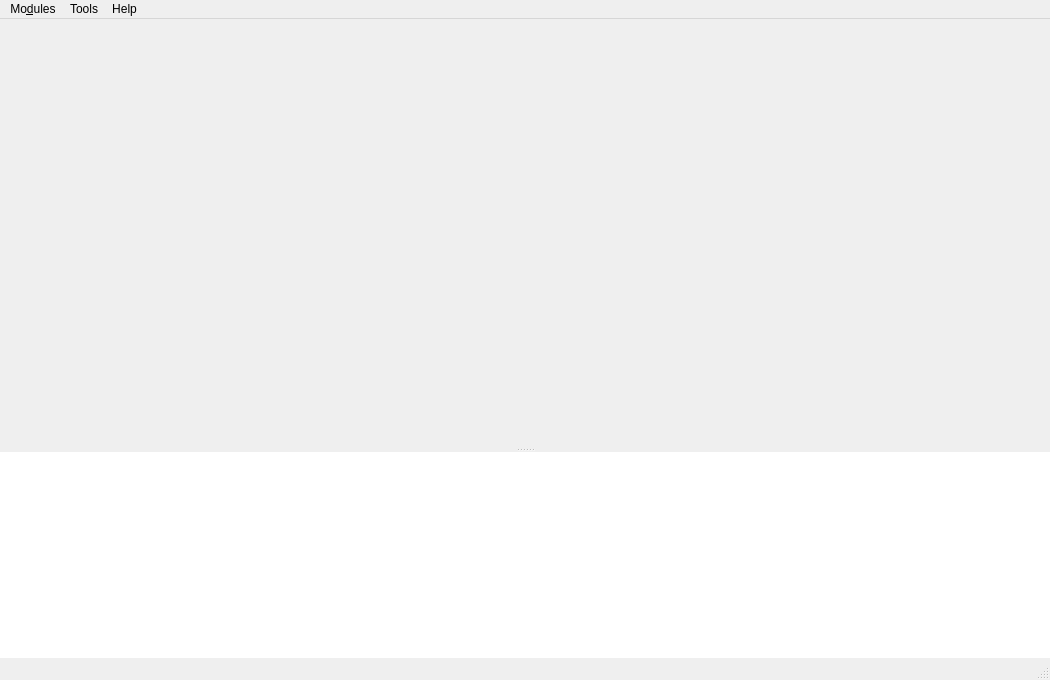
<?xml version="1.0" encoding="UTF-8"?>
<ui version="4.0">
 <class>MainWindow</class>
 <widget class="QMainWindow" name="MainWindow">
  <property name="geometry">
   <rect>
    <x>0</x>
    <y>0</y>
    <width>1050</width>
    <height>680</height>
   </rect>
  </property>
  <property name="windowTitle">
   <string>MainWindow</string>
  </property>
  <property name="styleSheet">
   <string notr="true">QMainWindow::separator {
  width: 1px;
}

QToolButton {
	font-size: 13px;
}
</string>
  </property>
  <widget class="QWidget" name="centralWidget">
   <layout class="QVBoxLayout" name="verticalLayout">
    <property name="leftMargin">
     <number>0</number>
    </property>
    <property name="topMargin">
     <number>0</number>
    </property>
    <property name="rightMargin">
     <number>0</number>
    </property>
    <property name="bottomMargin">
     <number>0</number>
    </property>
    <item>
     <widget class="QSplitter" name="splitter">
      <property name="orientation">
       <enum>Qt::Vertical</enum>
      </property>
      <widget class="QFrame" name="frame">
       <property name="sizePolicy">
        <sizepolicy hsizetype="Expanding" vsizetype="Expanding">
         <horstretch>0</horstretch>
         <verstretch>0</verstretch>
        </sizepolicy>
       </property>
       <property name="frameShape">
        <enum>QFrame::NoFrame</enum>
       </property>
       <layout class="QHBoxLayout" name="horizontalLayout">
        <property name="leftMargin">
         <number>0</number>
        </property>
        <property name="topMargin">
         <number>0</number>
        </property>
        <property name="rightMargin">
         <number>0</number>
        </property>
        <property name="bottomMargin">
         <number>0</number>
        </property>
        <item>
         <widget class="MainPlotWidget" name="plotWidget" native="true">
          <property name="minimumSize">
           <size>
            <width>500</width>
            <height>400</height>
           </size>
          </property>
         </widget>
        </item>
       </layout>
      </widget>
      <widget class="QPlainTextEdit" name="loggerWidget">
       <property name="frameShape">
        <enum>QFrame::NoFrame</enum>
       </property>
       <property name="frameShadow">
        <enum>QFrame::Plain</enum>
       </property>
       <property name="lineWidth">
        <number>1</number>
       </property>
       <property name="readOnly">
        <bool>true</bool>
       </property>
       <property name="tabStopWidth">
        <number>120</number>
       </property>
      </widget>
     </widget>
    </item>
   </layout>
  </widget>
  <widget class="QMenuBar" name="menubar">
   <property name="geometry">
    <rect>
     <x>0</x>
     <y>0</y>
     <width>1050</width>
     <height>22</height>
    </rect>
   </property>
   <widget class="QMenu" name="menuModules">
    <property name="title">
     <string>Mo&amp;dules</string>
    </property>
    <widget class="QMenu" name="menuModulesQuanty">
     <property name="title">
      <string>&amp;Quanty</string>
     </property>
     <addaction name="quantyOpenPreferencesDialogAction"/>
     <addaction name="separator"/>
     <addaction name="quantySaveInputAction"/>
     <addaction name="quantySaveInputAsAction"/>
     <addaction name="separator"/>
     <addaction name="quantySaveAllCalculationsAsAction"/>
     <addaction name="quantyRemoveAllCalculationsAction"/>
     <addaction name="separator"/>
     <addaction name="quantyLoadCalculationsAction"/>
     <addaction name="separator"/>
     <addaction name="quantyModuleHideAction"/>
    </widget>
    <addaction name="menuModulesQuanty"/>
   </widget>
   <widget class="QMenu" name="menuHelp">
    <property name="title">
     <string>Help</string>
    </property>
    <addaction name="openAboutDialogAction"/>
   </widget>
   <widget class="QMenu" name="menuTools">
    <property name="title">
     <string>Tools</string>
    </property>
    <addaction name="loadExperimentalSpectrumAction"/>
   </widget>
   <addaction name="menuModules"/>
   <addaction name="menuTools"/>
   <addaction name="menuHelp"/>
  </widget>
  <widget class="QStatusBar" name="statusbar">
   <property name="enabled">
    <bool>true</bool>
   </property>
  </widget>
  <action name="quantySaveInputAction">
   <property name="text">
    <string>Save Input</string>
   </property>
   <property name="toolTip">
    <string>Save the Quanty Input File</string>
   </property>
  </action>
  <action name="quantySaveInputAsAction">
   <property name="text">
    <string>Save Input As...</string>
   </property>
  </action>
  <action name="quantyModuleShowAction">
   <property name="text">
    <string>Show Module</string>
   </property>
   <property name="toolTip">
    <string>Show the Quanty Module</string>
   </property>
  </action>
  <action name="quantyModuleHideAction">
   <property name="text">
    <string>Hide Module</string>
   </property>
   <property name="toolTip">
    <string>Hide the Quanty Module</string>
   </property>
  </action>
  <action name="quantyLoadCalculationsAction">
   <property name="text">
    <string>Load Calculations</string>
   </property>
  </action>
  <action name="quantyRunCalculationAction">
   <property name="text">
    <string>Run</string>
   </property>
  </action>
  <action name="quantyRemoveAllCalculationsAction">
   <property name="text">
    <string>Remove All Calculations</string>
   </property>
  </action>
  <action name="quantyOpenPreferencesDialogAction">
   <property name="text">
    <string>Preferences...</string>
   </property>
  </action>
  <action name="openAboutDialogAction">
   <property name="text">
    <string>About</string>
   </property>
  </action>
  <action name="quantySaveAllCalculationsAsAction">
   <property name="text">
    <string>Save All Calculations As...</string>
   </property>
  </action>
  <action name="loadExperimentalSpectrumAction">
   <property name="text">
    <string>Load Experimental Spectrum</string>
   </property>
  </action>
 </widget>
 <customwidgets>
  <customwidget>
   <class>MainPlotWidget</class>
   <extends>QWidget</extends>
   <header>.plot</header>
   <container>1</container>
  </customwidget>
 </customwidgets>
 <resources/>
 <connections/>
</ui>
